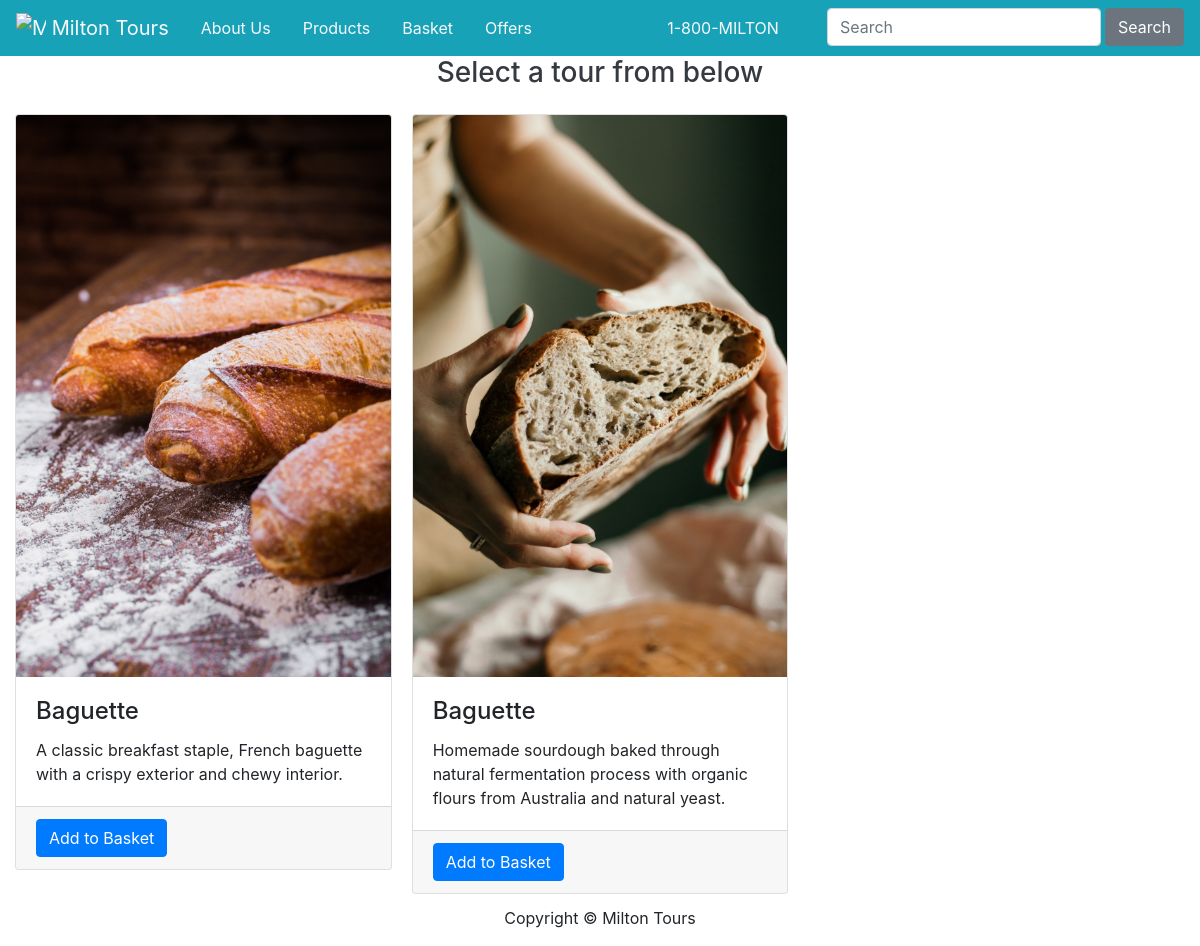
Page /tours/2/ on the committed database.
### miltontours/models.py (models this page shows, shortened)
class Tour(db.Model):
    __tablename__='tours'
    id = db.Column(db.Integer, primary_key=True)
    name = db.Column(db.String(64),nullable=False)
    description = db.Column(db.String(500), nullable=False)
    image = db.Column(db.String(60), nullable=False)
    price = db.Column(db.Float, nullable=False)
    date = db.Column(db.DateTime, nullable=False)
    city_id = db.Column(db.Integer, db.ForeignKey('cities.id'))

### miltontours/views.py (the view)
@bp.route('/tours/<int:cityid>/')
def citytours(cityid):
    tours = Tour.query.filter(Tour.city_id == cityid)
    return render_template('citytours.html', tours = tours)

### miltontours/templates/citytours.html (shortened to what this page needs)
{% extends 'base.html' %}
{% block main %}
<section>
    <div class="text-dark text-center">
        <div>
            <p class="h3 text-dark mb-4">Select a tour from below</p>
        </div>
    </div>
    <div class="card-columns">
        {% for tour in tours%}
        <div class="card">
            <img class="card-img-top" src="{{url_for('static', filename='img/'+tour.image)}}" alt="Card image">
            <div class="card-body">
                <h4 class="card-title">{{tour.name}}</h4>
                <p class="card-text">{{tour.description}}</p>
            </div>
            <div class="card-footer">
                <form action="{{ url_for('main.order') }}">
                    <input class="btn btn-primary" type="submit" value="Add to Basket">
                </form>
            </div>
        </div>
        {% endfor %}
    </div>
</section>
{% endblock %}

### miltontours/templates/base.html (shortened to what this page needs)
<!DOCTYPE html>
<html lang="en">
<head>
    <link rel="stylesheet" href="https://stackpath.bootstrapcdn.com/bootstrap/4.3.1/css/bootstrap.min.css"
>
</head>
<body>
    <header>
        <nav class="navbar navbar-expand-lg navbar-light bg-info">
            <a class="navbar-brand text-light" href="{{ url_for('main.index') }}">
                <img src="{{url_for('static', filename='img/miltonlogo.png')}}" width="30" height="30" class="d-inline-block align-top"
                    alt="Milton Tours Logo">
                Milton Tours
            </a>
            <div class="collapse navbar-collapse" id="navbarNav">
                <a class="nav-item nav-link text-light active" href="#">About Us</a>
                <a class="nav-item nav-link text-light" href="{{url_for('main.index', _anchor='cities_anchor')}}">Products</a>
                <a class="nav-item nav-link text-light" href="{{url_for('main.order')}}">Basket</a>
                <a class="nav-item nav-link text-light" href="discounts.html">Offers</a>
                <ul class="nav navbar-nav ml-auto">
                    <li class="nav-item active">
                        <span class="navbar-text text-light">1-800-MILTON</span>
                    </li>
                    <li class="nav-item">
                        <form class="form-inline my-2 my-lg-0 ml-5">
                            <input class="form-control" type="search" placeholder="Search" aria-label="Search">
                            <button class="btn btn-outline-black btn btn-secondary btn-s my-0 ml-1"
                                type="submit">Search</button>
                        </form>
                    </li>
                </ul>
        </nav>
    </header>
    <div class="container-fluid">
        <main>
            {% block main %}{% endblock %}
        </main>
    </div>
    <footer class="footer">
        <div class="container text-center">
            <p>Copyright &copy; Milton Tours</p>
        </div>
    </footer>
</body>
</html>

### rows in the picture
Tour: image (picture), name "Baguette", description "A classic breakfast staple, French baguette with a crispy exterior and chewy interior."
Tour: image (picture), name "Baguette", description "Homemade sourdough baked through natural fermentation process with organic flours from Australia and natural yeast."
